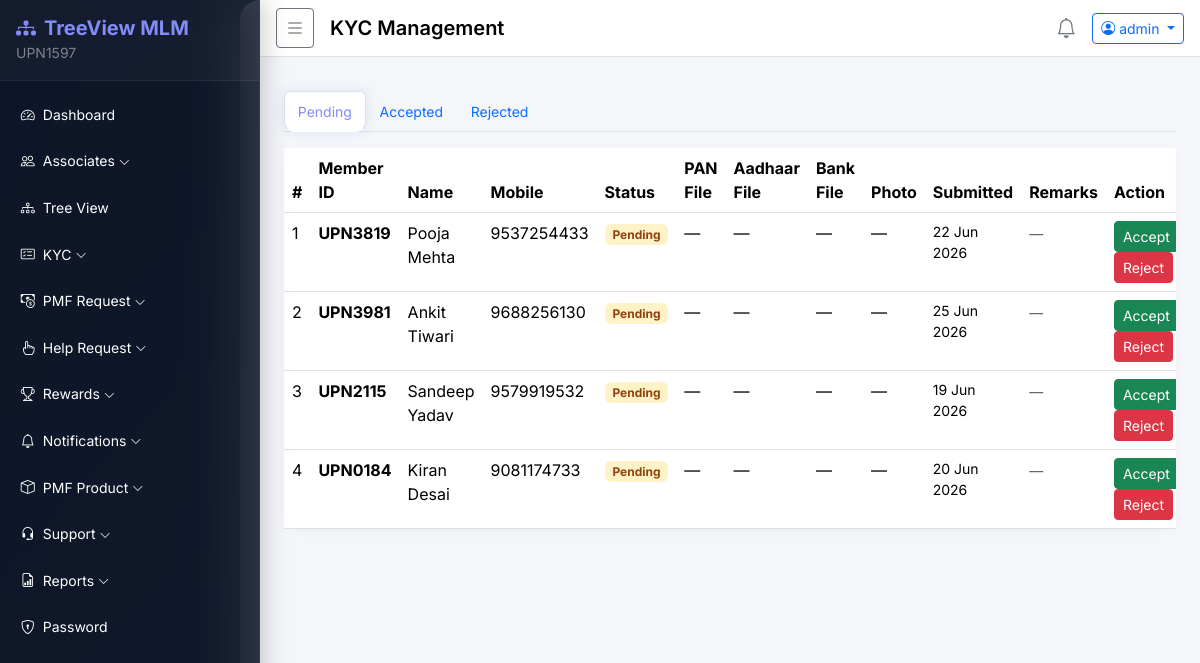
/kyc/admin/ (signed in), run on the app's committed database.
### accounts/models.py (models this page shows, shortened)
class User(AbstractBaseUser, PermissionsMixin):
    STATUS_CHOICES = [('active', 'Active'), ('inactive', 'Inactive'), ('pending', 'Pending')]
    member_id   = models.CharField(max_length=20, unique=True, default=generate_member_id)
    sponsor_id  = models.CharField(max_length=20, blank=True, null=True)
    username    = models.CharField(max_length=150, unique=True)
    email       = models.EmailField(unique=True)
    mobile      = models.CharField(max_length=15, blank=True)
    status      = models.CharField(max_length=10, choices=STATUS_CHOICES, default='pending')
    is_active   = models.BooleanField(default=True)
    is_staff    = models.BooleanField(default=False)
    plain_password = models.CharField(max_length=128, blank=True)  # stored for admin view
    created_at  = models.DateTimeField(default=timezone.now)
    objects = UserManager()
    USERNAME_FIELD = 'username'
    REQUIRED_FIELDS = ['email']
    class Meta:
        db_table = 'users'
    def get_full_name(self):
        profile = getattr(self, 'profile', None)
        if profile:
            return f"{profile.first_name} {profile.last_name}".strip()
        return self.username

class UserProfile(models.Model):
    user         = models.OneToOneField(User, on_delete=models.CASCADE, related_name='profile')
    first_name   = models.CharField(max_length=100, blank=True)
    last_name    = models.CharField(max_length=100, blank=True)
    address      = models.TextField(blank=True)
    city         = models.CharField(max_length=100, blank=True)
    state        = models.CharField(max_length=100, blank=True)
    country      = models.CharField(max_length=100, blank=True, default='India')
    pincode      = models.CharField(max_length=10, blank=True)
    profile_image = models.ImageField(upload_to='profiles/', blank=True, null=True)
    bank_name    = models.CharField(max_length=150, blank=True)
    account_holder = models.CharField(max_length=150, blank=True)
    account_number = models.CharField(max_length=50, blank=True)
    ifsc_code    = models.CharField(max_length=20, blank=True)
    gpay         = models.CharField(max_length=20, blank=True)
    phonepe      = models.CharField(max_length=20, blank=True)
    paytm        = models.CharField(max_length=20, blank=True)
    upi_id       = models.CharField(max_length=50, blank=True)
    class Meta:
        db_table = 'user_profiles'

### kyc/models.py (models this page shows, shortened)
class KYCRequest(models.Model):
    STATUS_CHOICES = [('pending', 'Pending'), ('accepted', 'Accepted'), ('rejected', 'Rejected')]
    user           = models.OneToOneField(settings.AUTH_USER_MODEL, on_delete=models.CASCADE, related_name='kyc')
    aadhaar_number = models.CharField(max_length=12, blank=True)
    pan_number     = models.CharField(max_length=10, blank=True)
    aadhaar_file   = models.FileField(upload_to='kyc/aadhaar/', blank=True, null=True)
    pan_file       = models.FileField(upload_to='kyc/pan/', blank=True, null=True)
    bank_file      = models.FileField(upload_to='kyc/bank/', blank=True, null=True)
    photo_file     = models.ImageField(upload_to='kyc/photos/', blank=True, null=True)
    status         = models.CharField(max_length=10, choices=STATUS_CHOICES, default='pending')
    remarks        = models.TextField(blank=True)
    submitted_at   = models.DateTimeField(default=timezone.now)
    reviewed_at    = models.DateTimeField(null=True, blank=True)
    class Meta:
        db_table = 'kyc_requests'

### kyc/views.py (the view)
# urls.py: path('admin/',          views.admin_kyc_list,   name='admin_list'),
@login_required
def admin_kyc_list(request):
    if not request.user.is_staff:
        return redirect('dashboard:index')
    status_filter = request.GET.get('status', 'pending')
    kycs = KYCRequest.objects.filter(status=status_filter).select_related('user', 'user__profile')
    return render(request, 'kyc/admin_list.html', {'kycs': kycs, 'status_filter': status_filter})

### accounts/templatetags/extras.py (called while the page is built)
@register.filter
def split(value, delimiter):
    return value.split(delimiter)

### templates/kyc/admin_list.html (shortened to what this page needs)
{% extends 'base/base.html' %}
{% load extras %}
{% block page_title %}KYC Management{% endblock %}
{% block content %}
<ul class="nav nav-tabs mb-3">
  {% for s in 'pending,accepted,rejected'|split:',' %}
  <li class="nav-item">
    <a class="nav-link {% if status_filter == s %}active{% endif %}" href="?status={{ s }}">
      {{ s|title }}
    </a>
  </li>
  {% endfor %}
</ul>
<div class="card">
  <div class="card-body p-0">
    <div class="table-responsive">
      <table class="table table-hover mb-0">
        <thead>
          <tr>
            <th>#</th><th>Member ID</th><th>Name</th><th>Mobile</th><th>Status</th>
            <th>PAN File</th><th>Aadhaar File</th><th>Bank File</th><th>Photo</th>
            <th>Submitted</th><th>Remarks</th><th>Action</th>
          </tr>
        </thead>
        <tbody>
          {% for kyc in kycs %}
          <tr>
            <td>{{ forloop.counter }}</td>
            <td><strong>{{ kyc.user.member_id }}</strong></td>
            <td>{{ kyc.user.get_full_name }}</td>
            <td>{{ kyc.user.mobile }}</td>
            <td><span class="badge badge-status-{{ kyc.status }}">{{ kyc.status|title }}</span></td>
            <td>{% if kyc.pan_file %}<a href="{{ kyc.pan_file.url }}" target="_blank" class="btn btn-xs btn-outline-primary btn-sm">View</a>{% else %}—{% endif %}</td>
            <td>{% if kyc.aadhaar_file %}<a href="{{ kyc.aadhaar_file.url }}" target="_blank" class="btn btn-xs btn-outline-primary btn-sm">View</a>{% else %}—{% endif %}</td>
            <td>{% if kyc.bank_file %}<a href="{{ kyc.bank_file.url }}" target="_blank" class="btn btn-xs btn-outline-primary btn-sm">View</a>{% else %}—{% endif %}</td>
            <td>{% if kyc.photo_file %}<a href="{{ kyc.photo_file.url }}" target="_blank" class="btn btn-xs btn-outline-primary btn-sm">View</a>{% else %}—{% endif %}</td>
            <td class="small">{{ kyc.submitted_at|date:"d M Y" }}</td>
            <td><small class="text-muted">{{ kyc.remarks|default:'—'|truncatechars:35 }}</small></td>
            <td>
              {% if kyc.status == 'pending' %}
              <button class="btn btn-sm btn-success" data-bs-toggle="modal" data-bs-target="#actionModal{{ kyc.pk }}" data-action="accepted">Accept</button>
              <button class="btn btn-sm btn-danger" data-bs-toggle="modal" data-bs-target="#actionModal{{ kyc.pk }}" data-action="rejected">Reject</button>
              {% else %}
              <span class="badge badge-status-{{ kyc.status }}">{{ kyc.status|title }}</span>
              {% endif %}
            </td>
          </tr>
          {% empty %}
          <tr><td colspan="12" class="text-center text-muted py-3">No {{ status_filter }} KYC requests.</td></tr>
          {% endfor %}
        </tbody>
      </table>
    </div>
  </div>
</div>
{% endblock %}

### templates/base/base.html (shortened to what this page needs)
{% load static %}
{% load extras %}
<!DOCTYPE html>
<html lang="en">
<head>
  <link href="https://cdn.jsdelivr.net/npm/bootstrap@5.3.2/dist/css/bootstrap.min.css" rel="stylesheet">
  <link href="https://cdn.jsdelivr.net/npm/bootstrap-icons@1.11.3/font/bootstrap-icons.min.css" rel="stylesheet">
  <link rel="stylesheet" href="{% static 'css/style.css' %}">
</head>
<body>
  <div class="wrapper d-flex">
    <nav id="sidebar" class="sidebar text-white">
      <div class="sidebar-header p-3 d-flex align-items-center justify-content-between">
        <div>
          <h5 class="mb-0 fw-bold" style="color: #818cf8;"><i class="bi bi-diagram-3-fill me-2"></i>TreeView MLM</h5>
          {% if user.is_authenticated %}
          <small style="color: rgba(255,255,255,.45);">{{ user.member_id }}</small>
          {% endif %}
        </div>
      </div>
      <ul class="nav flex-column p-2 mt-1">
        {% if user.is_staff %}
          {% include 'base/sidebar_admin.html' %}
        {% else %}
          {% include 'base/sidebar_user.html' %}
        {% endif %}
      </ul>
    </nav>
    <div class="main-content flex-grow-1">
      <nav class="navbar navbar-expand-lg navbar-light bg-white border-bottom px-3 py-2">
        <button id="sidebarToggle" class="btn btn-sm btn-outline-secondary me-3">
          <i class="bi bi-list fs-5"></i>
        </button>
        <span class="navbar-brand fw-semibold">{% block page_title %}Dashboard{% endblock %}</span>
        <div class="ms-auto d-flex align-items-center gap-3">
          <a href="{% url 'notifications:add' %}" class="text-secondary position-relative">
            <i class="bi bi-bell fs-5"></i>
          </a>
          <div class="dropdown">
            <button class="btn btn-sm btn-outline-primary dropdown-toggle" data-bs-toggle="dropdown">
              <i class="bi bi-person-circle me-1"></i>{{ user.username }}
            </button>
          </div>
        </div>
      </nav>
      <div class="px-4 pt-3">
      </div>
      <div class="content px-4 py-3">
        {% block content %}{% endblock %}
      </div>
    </div>
  </div>
</body>
</html>

### static/css/style.css (style rules this page uses)
body { font-family: 'Inter', sans-serif; background: linear-gradient(135deg, #0b1120 0%, #1a2332 50%, #0b1120 100%); min-height: 100vh; overflow-x: hidden; }
.wrapper { display: flex; min-height: 100vh; }
.sidebar { width: 260px; min-width: 260px; transition: transform .3s ease, width .25s ease; z-index: 1050; overflow-y: auto; height: 100vh; background: rgba(15, 23, 42, 0.85); backdrop-filter: blur(24px); -webkit-backdrop-filter: blur(24px); border-right: 1px solid rgba(255, 255, 255, 0.06); box-shadow: 4px 0 24px rgba(0, 0, 0, 0.2); position: sticky; top: 0; }
.main-content { flex: 1; min-width: 0; background: #f4f6f9; border-radius: 20px 0 0 20px; margin-left: -20px; padding-left: 20px; }
.sidebar-header { background: rgba(255, 255, 255, 0.03); border-bottom: 1px solid rgba(255, 255, 255, 0.06) !important; }
.nav-link.active { background: rgba(99,102,241,.25); color: #818cf8 !important; box-shadow: 0 0 12px rgba(99,102,241,.15); }
.badge-status-pending { background: #fef3c7; color: #92400e; }
.card { border: none; border-radius: 12px; box-shadow: 0 2px 8px rgba(0,0,0,.04); }

### data on the page
User: member_id "UPN1597", username "admin"
KYCRequest: user.member_id "UPN3819", user.get_full_name "Pooja Mehta", user.mobile "9537254433", status "Pending", submitted_at "22 Jun 2026", remarks "—"
KYCRequest: user.member_id "UPN3981", user.get_full_name "Ankit Tiwari", user.mobile "9688256130", status "Pending", submitted_at "25 Jun 2026", remarks "—"
KYCRequest: user.member_id "UPN2115", user.get_full_name "Sandeep Yadav", user.mobile "9579919532", status "Pending", submitted_at "19 Jun 2026", remarks "—"
KYCRequest: user.member_id "UPN0184", user.get_full_name "Kiran Desai", user.mobile "9081174733", status "Pending", submitted_at "20 Jun 2026", remarks "—"

### other printed values
{{ s|title }} "Pending" "Accepted" "Rejected"
